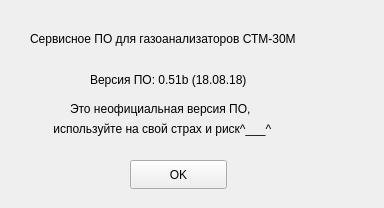
<?xml version="1.0" encoding="UTF-8"?>
<ui version="4.0">
 <class>Form</class>
 <widget class="QWidget" name="Form">
  <property name="geometry">
   <rect>
    <x>0</x>
    <y>0</y>
    <width>384</width>
    <height>208</height>
   </rect>
  </property>
  <property name="sizePolicy">
   <sizepolicy hsizetype="Fixed" vsizetype="Fixed">
    <horstretch>0</horstretch>
    <verstretch>0</verstretch>
   </sizepolicy>
  </property>
  <property name="windowTitle">
   <string>Form</string>
  </property>
  <widget class="QLabel" name="label">
   <property name="geometry">
    <rect>
     <x>30</x>
     <y>30</y>
     <width>331</width>
     <height>17</height>
    </rect>
   </property>
   <property name="text">
    <string>Сервисное ПО для газоанализаторов СТМ-30М</string>
   </property>
  </widget>
  <widget class="QLabel" name="label_2">
   <property name="geometry">
    <rect>
     <x>90</x>
     <y>70</y>
     <width>201</width>
     <height>20</height>
    </rect>
   </property>
   <property name="text">
    <string>Версия ПО: 0.51b (18.08.18)</string>
   </property>
  </widget>
  <widget class="QLabel" name="label_3">
   <property name="geometry">
    <rect>
     <x>70</x>
     <y>100</y>
     <width>221</width>
     <height>17</height>
    </rect>
   </property>
   <property name="text">
    <string>Это неофициальная версия ПО,</string>
   </property>
  </widget>
  <widget class="QLabel" name="label_4">
   <property name="geometry">
    <rect>
     <x>50</x>
     <y>120</y>
     <width>321</width>
     <height>17</height>
    </rect>
   </property>
   <property name="text">
    <string> используйте на свой страх и риск^___^</string>
   </property>
  </widget>
  <widget class="QPushButton" name="pushButton">
   <property name="geometry">
    <rect>
     <x>130</x>
     <y>160</y>
     <width>97</width>
     <height>29</height>
    </rect>
   </property>
   <property name="text">
    <string>OK</string>
   </property>
  </widget>
 </widget>
 <resources/>
 <connections/>
</ui>
